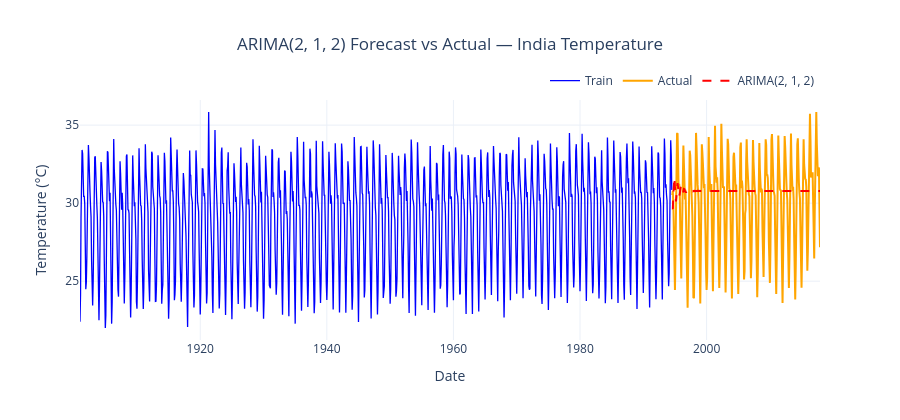

Notebook cell for this chart:
### Markdown cell above
#### The four diagnostic panels check whether the ARIMA model residuals behave like white noise:

- **Standardized Residuals:** Fluctuate randomly around zero with no obvious pattern — the desired behavior.
- **Histogram + N(0,1):** The residual distribution is approximately bell-shaped and centered near zero, broadly consistent with normality.
- **Normal Q-Q Plot:** Points follow the reference line well in the middle range with possible deviations at the extremes — mild tail non-normality common in climate data.
- **Correlogram (ACF):** Most residual autocorrelations fall within the confidence bounds. Any remaining spikes at seasonal lags (12, 24) are expected, since this non-seasonal ARIMA does not model the annual cycle.

### Code cell
from statsmodels.tsa.arima.model import ARIMA

arima_fit = ARIMA(train, order=auto_model.order).fit()
forecast_arima = arima_fit.forecast(steps=len(test))
forecast_arima.index = test.index

fig = go.Figure()
fig.add_trace(go.Scatter(x=train.index, y=train, name='Train', line=dict(color='Blue',  width=1.3)))
fig.add_trace(go.Scatter(x=test.index,  y=test,  name='Actual', line=dict(color='Orange', width=2)))
fig.add_trace(go.Scatter(x=forecast_arima.index, y=forecast_arima,
    name=f'ARIMA{auto_model.order}', line=dict(color='Red', dash='dash', width=2)))
fig.update_layout(
    title={'text': f'ARIMA{auto_model.order} Forecast vs Actual — India Temperature','x': 0.5},
    xaxis_title='Date', yaxis_title='Temperature (°C)',
    template='plotly_white', paper_bgcolor='white', plot_bgcolor='white',
    hovermode='x unified', height=420,
    legend=dict(orientation='h', yanchor='bottom', y=1.02, xanchor='right', x=1))
fig.show()

### Figure 1 — Plotly figure (JSON) as saved in the notebook; plotly's stock layout.template omitted (floating-point values rounded to 4 significant figures; data arrays with more than 128 entries replaced by an {"elided": "..."} marker saying what was removed)
{"data": [{"line": {"color": "Blue", "width": 1.3}, "name": "Train", "type": "scatter", "x": {"elided": "1123 str values"}, "y": {"elided": "1123 float values"}}, {"line": {"color": "Orange", "width": 2}, "name": "Actual", "type": "scatter", "x": {"elided": "281 str values"}, "y": {"elided": "281 float values"}}, {"line": {"color": "Red", "dash": "dash", "width": 2}, "name": "ARIMA(2, 1, 2)", "type": "scatter", "x": {"elided": "281 str values"}, "y": {"elided": "281 float values"}}], "layout": {"height": 420, "hovermode": "x unified", "legend": {"orientation": "h", "x": 1, "xanchor": "right", "y": 1.02, "yanchor": "bottom"}, "paper_bgcolor": "white", "plot_bgcolor": "white", "title": {"text": "ARIMA(2, 1, 2) Forecast vs Actual — India Temperature", "x": 0.5}, "xaxis": {"title": {"text": "Date"}}, "yaxis": {"title": {"text": "Temperature (°C)"}}}}
